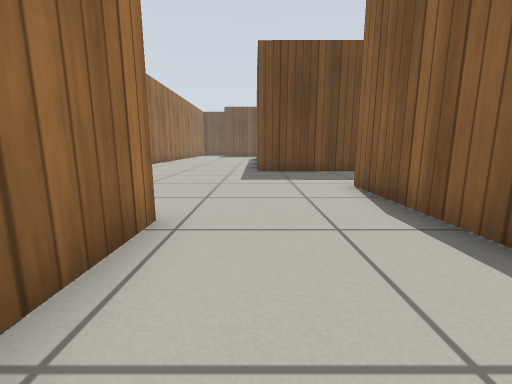
[1] (above)

22 first-person views from a walk through a Gazebo world. The camera is 0.5 m above the floor, tilts 10° down and sees 90° across. The floor is counted in squares, 0.5 m on a side. Each view is taken from the middle of a square. On the plan, view 1 faces up. The plan holds only what a view shows up to about 11 squares ahead; the rest is blank. The place goes on beyond the plan. Simple patterns stand in for the simulator's built-in surfaces.

[2]
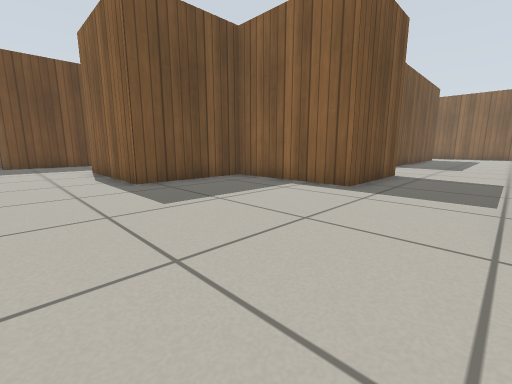

[3]
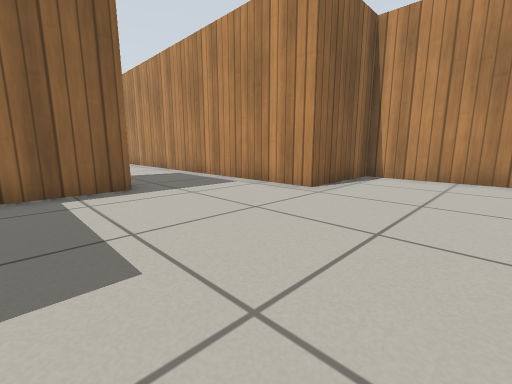

[4]
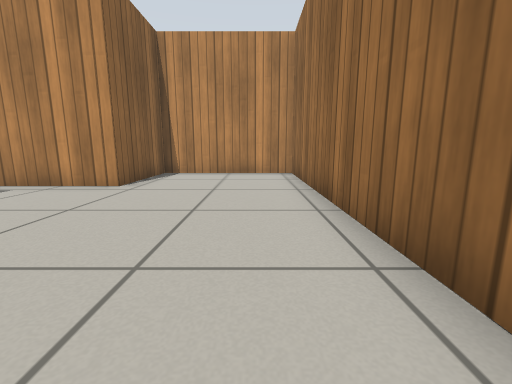

[5]
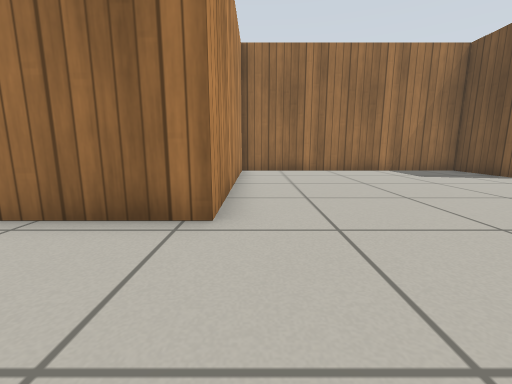

[6]
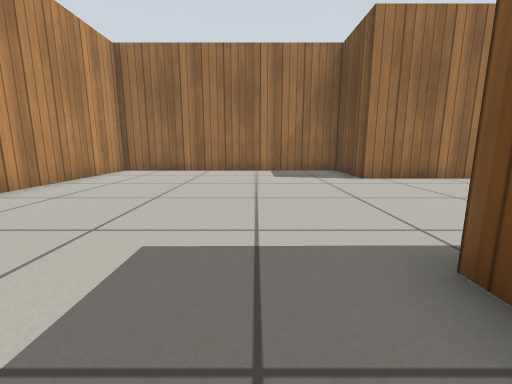

[7]
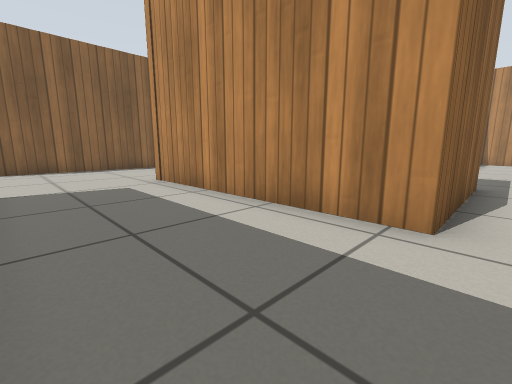

[8]
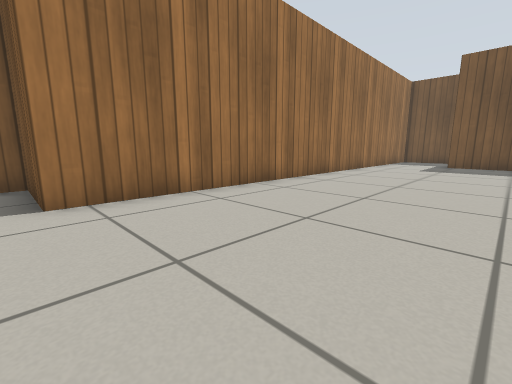

[9]
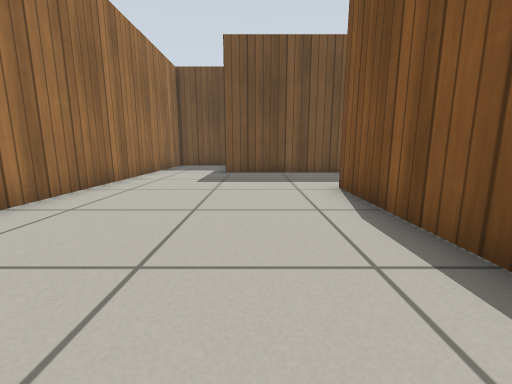

[10]
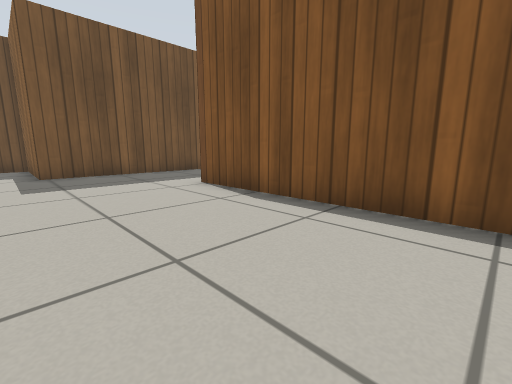

[11]
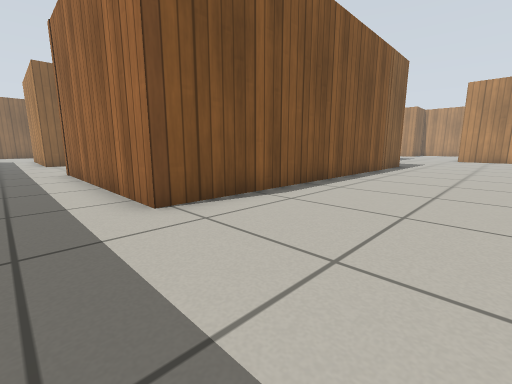

[12]
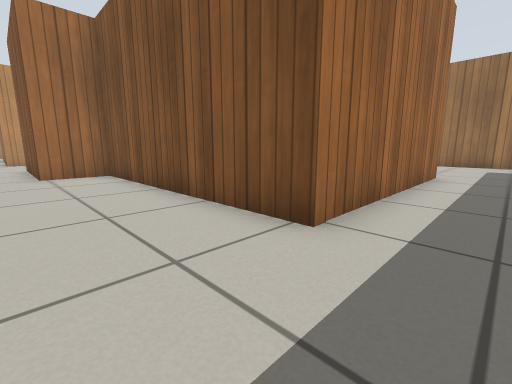

[13]
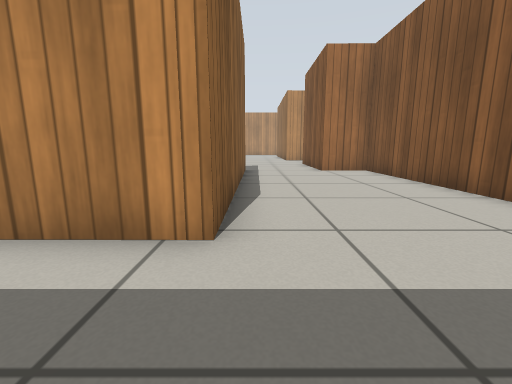

[14]
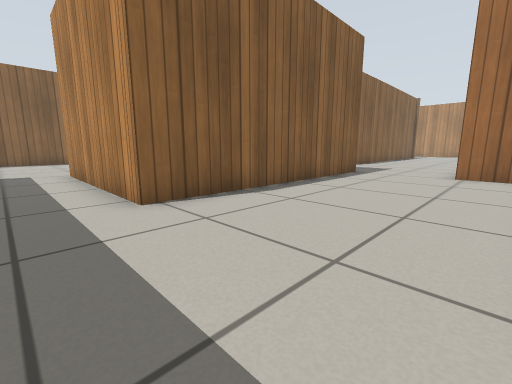

[15]
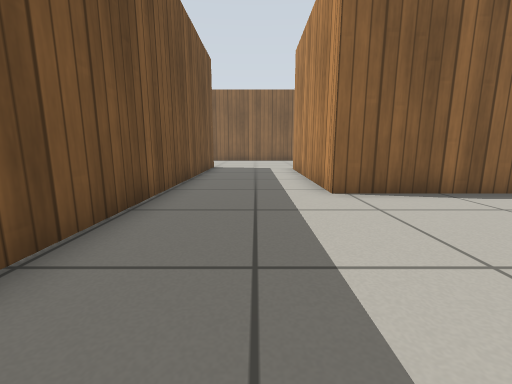

[16]
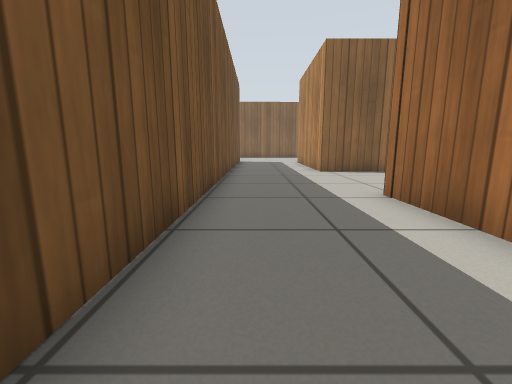

[17]
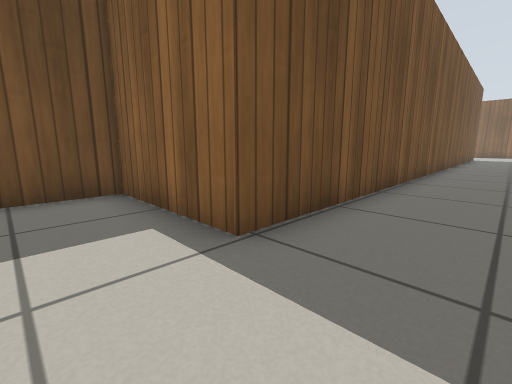

[18]
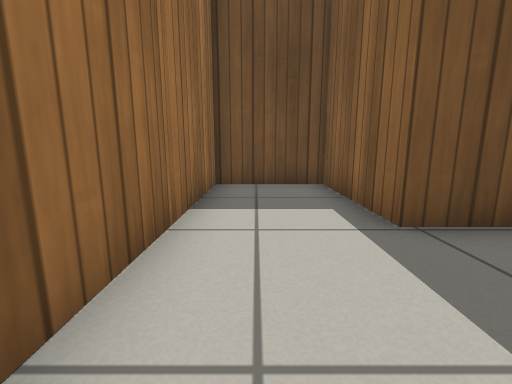

[19]
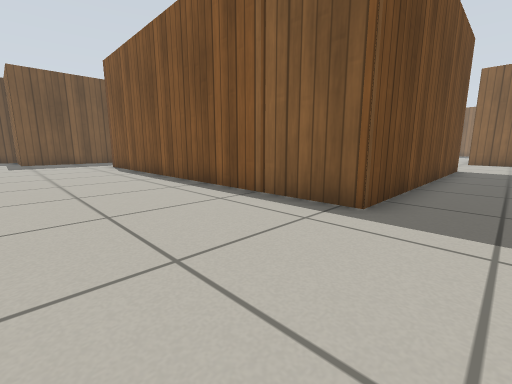

[20]
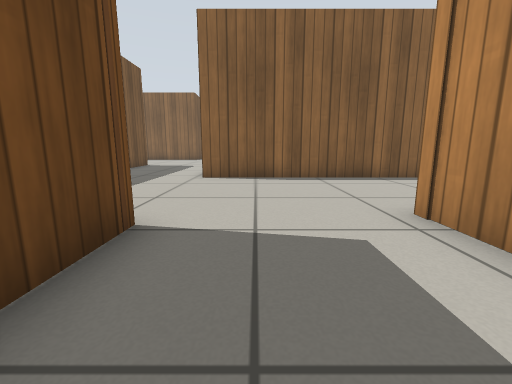

[21]
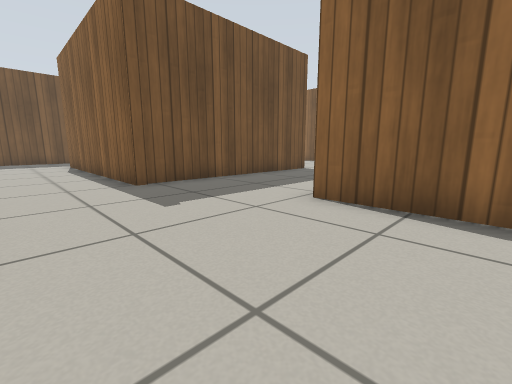

[22]
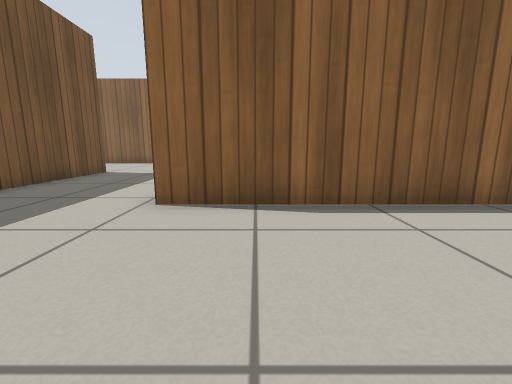

### Floor plan
Points are (right, up) in squares from view 1. A wall is a line through its corners. A room is listed if a view was taken in it or the views show most of it. See-through windows are left out.
Room 1 (views 1, 2, 3, 4)
walls: (9.8, -2.1) (6.2, -2.1) (6.2, 2.1) (2.5, 2.1); (-1.4, 1.4) (-1.4, -8.9) (3.5, -8.9) (3.5, -5.5) (11, -5.5)
ways out: opening at (1, 2.5) to room 2; opening at (10.7, -4)
Room 2 (views 5, 6, 7, 8, 9, 10, 11, 12, 13, 14, 15, 16, 17, 18, 19, 20, 21, 22)
walls: (9.2, 11.6) (9.2, 10.6) (0.1, 10.6) (0.1, 23.3) (7.3, 23.3) (7.3, 15.1) (9.2, 15.1); (12.5, 14.7) (12.5, 23.3) (18.5, 23.3); (2.5, 2.1) (2.5, 6.6) (9.8, 6.6); (14.4, 6.5) (14.4, 10.7); (18.5, 27.1) (-3.2, 27.1) (-3.2, 30.8) (-6.1, 30.8) (-6.1, 12.4) (-8.8, 12.4) (-8.8, 3.4) (-1.4, 3.4) (-1.4, 1.4)
ways out: opening at (1, 2.5) to room 1; opening at (10.5, 15); opening at (11.5, 11); opening at (12, 7)

Positions as (right, up) in squares from view 1, and headings:
1: (0, 0), facing up
2: (0, -5), facing up-right
3: (0, 0), facing down-right
4: (0, 1), facing down
5: (2, 4), facing left
6: (2, 9), facing left
7: (2, 10), facing down-right
8: (-1, 12), facing up-left
9: (-2, 17), facing up
10: (-4, 17), facing up-right
11: (-4, 25), facing down-right
12: (10, 25), facing down-left
13: (12, 26), facing down
14: (8, 25), facing down-right
15: (7, 25), facing right
16: (2, 26), facing right
17: (-5, 25), facing up-right
18: (-5, 24), facing up
19: (-4, 9), facing up-right
20: (6, 9), facing right
21: (10, 8), facing up-right
22: (10, 9), facing right
